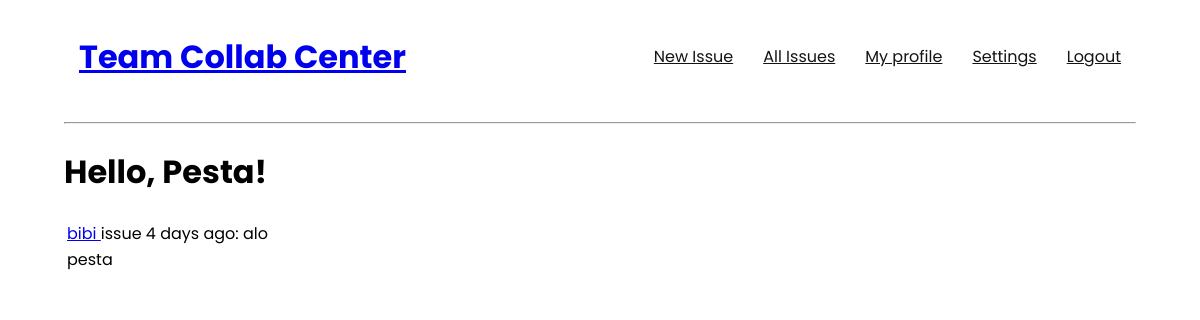
/index (signed in), run on an earlier commit of the app's database.
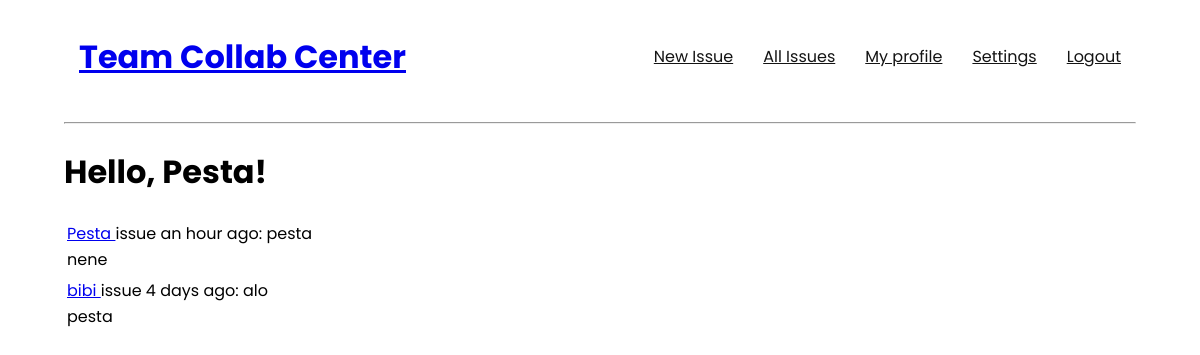
And on a later commit of the database.
### app/models.py (models this page shows, shortened)
class User(UserMixin, db.Model):
    __tablename__='users'
    id = db.Column(db.Integer, primary_key=True)
    username = db.Column(db.String(64), index=True, unique=True)
    email = db.Column(db.String(120), index=True, unique=True)
    password_hash = db.Column(db.String(128))
    posts = db.relationship('Post', backref='author', lazy='dynamic')
    position_id = db.Column(db.Integer, db.ForeignKey('position.id'))
    about_me = db.Column(db.String(240))
    last_seen = db.Column(db.DateTime, default=datetime.utcnow)
    team_id = db.Column(db.Integer, db.ForeignKey('teams.id'))
    def team_posts(self):
        created = Post.query.filter_by(team_id=self.team_id)
        return created.order_by(Post.timestamp.desc())

class Post(db.Model):
    __tablename__='posts'
    id = db.Column(db.Integer, primary_key=True)
    title = db.Column(db.String(64))
    description = db.Column(db.String(1000))
    timestamp = db.Column(db.DateTime, index=True, default=datetime.utcnow)
    user_id = db.Column(db.Integer, db.ForeignKey('users.id'))
    team_id = db.Column(db.Integer, db.ForeignKey('teams.id'))

### app/routes.py (the view)
@app.route('/', methods=['GET', 'POST'])
@app.route('/index', methods=['GET', 'POST'])
@login_required
def index():
    page = request.args.get('page', 1, type=int)
    posts = current_user.team_posts().paginate(
        page, app.config['POSTS_PER_PAGE'], False)
    next_url = url_for('index', page=posts.next_num) \
        if posts.has_next else None
    prev_url = url_for('index', page=posts.prev_num) \
        if posts.has_prev else None
    return render_template('index.html', title='Home', posts=posts.items, next_url=next_url,
                           prev_url=prev_url)

### app/models.py (called while the page is built)
@login.user_loader
def load_user(id):
    return User.query.get(int(id))

### app/routes.py (called while the page is built)
@app.before_request
def before_request():
    if current_user.is_authenticated:
        current_user.last_seen = datetime.utcnow()
        db.session.commit()

### app/templates/index.html (shortened to what this page needs)
{% extends "base.html" %}
{% block content %}
    <h1>Hello, {{ current_user.username }}!</h1>
    {% for post in posts %}
        {% include '_post.html' %}
    {% endfor %}
{% endblock %}

### app/templates/base.html (shortened to what this page needs)
<!DOCTYPE html>
<html lang="en">
<head>
    <link rel="stylesheet" href="{{ url_for('static',filename='styles/style.css') }}">
</head>
<body>
    <header class="main-header">
        <h1 class="name"><a href="{{ url_for('index') }}">Team Collab Center</a></h1>
        <ul class="main-nav">
            {% if current_user.is_anonymous %}
            <li><a href="{{ url_for('login') }}">Login</a></li>
            {% else %}
            <li><a href="{{ url_for('create_issue') }}">New Issue</a></li>
            <li><a href="{{ url_for('explore') }}">All Issues</a></li>
            <li><a href="{{ url_for('user', username=current_user.username) }}">My profile</a></li>
            <li><a href="#">Settings</a></li>
            <li><a href="{{ url_for('logout') }}">Logout</a></li>
            {% endif %}
        </ul>
    </header>
    <hr>
    {% block content %}{% endblock %}
</body>
</html>

### app/templates/_post.html
<table>
    <tr valign="top">
        <td>
            <a href="{{ url_for('user', username=post.author.username) }}">
            {{ post.author.username }}
            </a>
            issue {{ moment(post.timestamp).fromNow() }}: {{ post.title }}
            <br>
            {{ post.description }}
        </td>
    </tr>
</table>

### app/static/styles/style.css (style rules this page uses)
@media (min-width: 769px) { .main-header, .main-nav { display: -webkit-box; display: -ms-flexbox; display: flex; } }
@media (min-width: 769px) { .main-header { -webkit-box-orient: vertical; -webkit-box-direction: normal; -ms-flex-direction: column; flex-direction: column; -webkit-box-align: center; -ms-flex-align: center; align-items: center; } }
@media (min-width: 1025px) { .main-header { -webkit-box-orient: horizontal; -webkit-box-direction: normal; -ms-flex-direction: row; flex-direction: row; -webkit-box-pack: justify; -ms-flex-pack: justify; justify-content: space-between; } }
* { -webkit-box-sizing: border-box; box-sizing: border-box; }
body { font-family: 'Poppins', sans-serif; line-height: 1.6; margin: 0 4rem; }
ul { display: -webkit-box; display: -ms-flexbox; display: flex; -webkit-box-orient: horizontal; -webkit-box-direction: normal; -ms-flex-direction: row; flex-direction: row; -ms-flex-wrap: wrap; flex-wrap: wrap; margin: 0; padding: 0; list-style: none; }
ul li a { padding: 0 2rem; }
.name { font-size: bold; }
.name a, .main-nav a { text-align: center; display: block; padding: 10px 15px; }
.h1, .main-nav li a { color: #141414; }

What changed in the data, as far as the page shows it:
added Post: author.username "Pesta", timestamp "an hour ago", title "pesta", description "nene"
